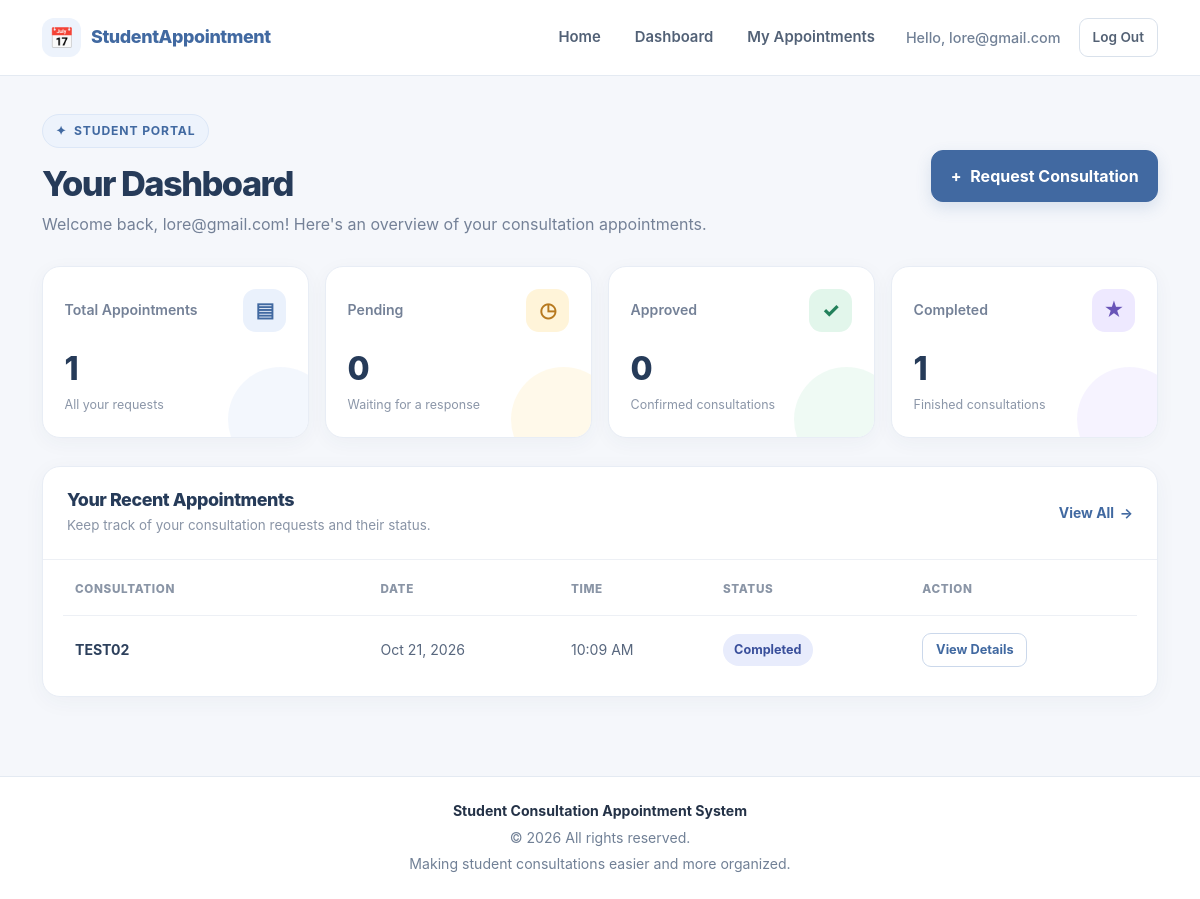
The app's page /dashboard/ (signed in) with its own data.
### Alcomendras_App/models.py (models this page shows, shortened)
class Appointment(models.Model):
    STATUS_CHOICES = [
        ('pending', 'Pending'),
        ('approved', 'Approved'),
        ('rejected', 'Rejected'),
        ('completed', 'Completed'),
        ('cancelled', 'Cancelled'),
    ]
    student = models.ForeignKey(
        User,
        on_delete=models.CASCADE,
        related_name='student_appointments'
    )
    assigned_teacher = models.ForeignKey(
    User,
    on_delete=models.SET_NULL,
    null=True,
    blank=True,
    related_name='assigned_appointments'
)
    consultation_title = models.CharField(max_length=150)
    description = models.TextField()
    consultation_date = models.DateField()
    consultation_time = models.TimeField()
    location = models.CharField(max_length=150, blank=True)
    status = models.CharField(
        max_length=20,
        choices=STATUS_CHOICES,
        default='pending'
    )
    staff_remarks = models.TextField(blank=True)
    created_at = models.DateTimeField(auto_now_add=True)
    updated_at = models.DateTimeField(auto_now=True)
    class Meta:
        ordering = ['consultation_date', 'consultation_time']

### Alcomendras_App/views.py (the view)
# urls.py: path('dashboard/', views.dashboard, name='dashboard'),
@login_required
def dashboard(request):
    if is_admin(request.user) or is_teacher(request.user):
        return get_role_redirect(request.user)
    appointments = Appointment.objects.filter(
        student=request.user
    ).order_by('-created_at')
    context = {
        'appointments': appointments[:5],
        'pending_count': appointments.filter(
            status='pending'
        ).count(),
        'approved_count': appointments.filter(
            status='approved'
        ).count(),
        'completed_count': appointments.filter(
            status='completed'
        ).count(),
    }
    return render(
        request,
        'StudentAppointment/dashboard.html',
        context,
    )

### Alcomendras_App/views.py (called while the page is built)
def is_teacher(user):
    return (
        user.is_authenticated
        and user.groups.filter(name='Teacher').exists()
    )

def is_admin(user):
    return user.is_authenticated and user.is_superuser

### Alcomendras_App/templates/StudentAppointment/dashboard.html (shortened to what this page needs)
{% extends 'StudentAppointment/base.html' %}
{% block content %}
<div class="dashboard-page">
    <div class="dashboard-heading d-flex flex-wrap justify-content-between align-items-center gap-3">
        <div>
            <span class="dashboard-eyebrow">
                <span aria-hidden="true">✦</span> Student Portal
            </span>
            <h1 class="dashboard-title">Your Dashboard</h1>
            <p class="dashboard-subtitle">
                Welcome back, {{ user.first_name|default:user.username }}!
                Here's an overview of your consultation appointments.
            </p>
        </div>
        <a href="{% url 'appointment_create' %}"
           class="btn btn-primary dashboard-primary-btn">
            <span aria-hidden="true">+</span>
            Request Consultation
        </a>
    </div>
    <div class="row g-3 dashboard-stats">
        <div class="col-6 col-lg-3">
            <div class="stat-card stat-total">
                <div class="stat-top">
                    <p class="stat-label">Total Appointments</p>
                    <div class="stat-icon" aria-hidden="true">▤</div>
                </div>
                <h2 class="stat-number">{{ appointments.count }}</h2>
                <p class="stat-caption">All your requests</p>
            </div>
        </div>
        <div class="col-6 col-lg-3">
            <div class="stat-card stat-pending">
                <div class="stat-top">
                    <p class="stat-label">Pending</p>
                    <div class="stat-icon" aria-hidden="true">◷</div>
                </div>
                <h2 class="stat-number">{{ pending_count|default:0 }}</h2>
                <p class="stat-caption">Waiting for a response</p>
            </div>
        </div>
        <div class="col-6 col-lg-3">
            <div class="stat-card stat-approved">
                <div class="stat-top">
                    <p class="stat-label">Approved</p>
                    <div class="stat-icon" aria-hidden="true">✓</div>
                </div>
                <h2 class="stat-number">{{ approved_count|default:0 }}</h2>
                <p class="stat-caption">Confirmed consultations</p>
            </div>
        </div>
        <div class="col-6 col-lg-3">
            <div class="stat-card stat-completed">
                <div class="stat-top">
                    <p class="stat-label">Completed</p>
                    <div class="stat-icon" aria-hidden="true">★</div>
                </div>
                <h2 class="stat-number">{{ completed_count|default:0 }}</h2>
                <p class="stat-caption">Finished consultations</p>
            </div>
        </div>
    </div>
    <section class="appointments-card">
        <div class="appointments-header">
            <div>
                <h2 class="appointments-title">Your Recent Appointments</h2>
                <p class="appointments-description">
                    Keep track of your consultation requests and their status.
                </p>
            </div>
            <a href="{% url 'appointment_list' %}" class="view-all-link">
                View All <span aria-hidden="true">→</span>
            </a>
        </div>
        {% if appointments %}
            <div class="table-responsive appointments-table-wrap">
                <table class="table appointments-table">
                    <thead>
                        <tr>
                            <th scope="col">Consultation</th>
                            <th scope="col">Date</th>
                            <th scope="col">Time</th>
                            <th scope="col">Status</th>
                            <th scope="col">Action</th>
                        </tr>
                    </thead>
                    <tbody>
                        {% for appointment in appointments %}
                            <tr>
                                <td>
                                    <span class="consultation-name">
                                        {{ appointment.consultation_title }}
                                    </span>
                                </td>
                                <td class="appointment-date">
                                    {{ appointment.consultation_date|date:"M d, Y" }}
                                </td>
                                <td class="appointment-time">
                                    {{ appointment.consultation_time|time:"g:i A" }}
                                </td>
                                <td>
                                    <span class="status-badge status-{{ appointment.status }}">
                                        {{ appointment.get_status_display }}
                                    </span>
                                </td>
                                <td>
                                    <a href="{% url 'appointment_detail' appointment.pk %}"
                                       class="btn btn-outline-primary appointment-view-btn">
                                        View Details
                                    </a>
                                </td>
                            </tr>
                        {% endfor %}
                    </tbody>
                </table>
            </div>
        {% endif %}
    </section>
</div>
{% endblock %}

### Alcomendras_App/templates/StudentAppointment/base.html (shortened to what this page needs)
<!DOCTYPE html>
<html lang="en">
<head>
    <link href="https://cdn.jsdelivr.net/npm/bootstrap@5.3.3/dist/css/bootstrap.min.css" rel="stylesheet">
</head>
<body>
<nav class="navbar navbar-expand-lg sticky-top">
    <div class="container">
        <a class="navbar-brand" href="{% url 'home' %}">
            <span class="brand-icon" aria-hidden="true">&#128197;</span>
            <span>StudentAppointment</span>
        </a>
        <div class="collapse navbar-collapse" id="mainNavbar">
            <ul class="navbar-nav ms-auto align-items-lg-center gap-lg-2">
                <li class="nav-item">
                    <a class="nav-link" href="{% url 'home' %}">Home</a>
                </li>
                {% if user.is_authenticated %}
                    <li class="nav-item">
                        <a class="nav-link" href="{% url 'dashboard' %}">Dashboard</a>
                    </li>
                    <li class="nav-item">
                        <a class="nav-link" href="{% url 'appointment_list' %}">My Appointments</a>
                    </li>
                    <li class="nav-item">
                        <span class="user-greeting d-block">
                            Hello, {{ user.username }}
                        </span>
                    </li>
                    <li class="nav-item">
                        <form method="post" action="{% url 'logout' %}">
                            <button type="submit" class="btn btn-outline-secondary btn-sm">
                                Log Out
                            </button>
                        </form>
                    </li>
                {% endif %}
            </ul>
        </div>
    </div>
</nav>
<main class="page-content">
    <div class="container">
        {% block content %}{% endblock %}
    </div>
</main>
<footer>
    <div class="container">
        <div class="footer-title">
            Student Consultation Appointment System
        </div>
        <div>
            &copy; {% now "Y" %} All rights reserved.
        </div>
        <div class="mt-1">
            Making student consultations easier and more organized.
        </div>
    </div>
</footer>
</body>
</html>

### Alcomendras_App/templates/StudentAppointment/base.html (style rules this page uses)
:root { --primary: #4169a1; --primary-dark: #2d4e7c; --primary-light: #edf3fc; --background: #f5f7fb; --surface: #ffffff; --text: #243247; --muted: #718096; --border: #e4eaf2; --shadow: 0 8px 28px rgba(35, 55, 80, 0.06); --radius: 16px; }
* { box-sizing: border-box; }
html { scroll-behavior: smooth; }
body { background: var(--background); color: var(--text); font-family: Inter, "Segoe UI", Arial, sans-serif; min-height: 100vh; display: flex; flex-direction: column; line-height: 1.6; }
a { text-decoration: none; }
.navbar { background: rgba(255, 255, 255, 0.96); border-bottom: 1px solid var(--border); padding: 13px 0; backdrop-filter: blur(12px); }
.navbar-brand { display: inline-flex; align-items: center; gap: 10px; color: var(--primary) !important; font-weight: 800; font-size: 1.12rem; letter-spacing: -0.4px; }
.brand-icon { display: inline-flex; align-items: center; justify-content: center; width: 39px; height: 39px; background: var(--primary-light); color: var(--primary); border-radius: 12px; font-size: 1.25rem; }
.nav-link { color: #526176; font-weight: 600; font-size: 0.93rem; padding: 9px 13px !important; border-radius: 9px; transition: color 0.2s ease, background 0.2s ease; }
.user-greeting { color: var(--muted); font-size: 0.9rem; font-weight: 500; padding: 8px 10px; }
.btn { border-radius: 10px; font-weight: 600; padding: 10px 17px; transition: transform 0.2s ease, background 0.2s ease, box-shadow 0.2s ease; }
.btn-primary { background: var(--primary); border-color: var(--primary); box-shadow: 0 4px 10px rgba(65, 105, 161, 0.13); }
.btn-outline-primary { color: var(--primary); border-color: #cbd8eb; }
.btn-outline-secondary { color: #536174; border-color: #d9e1eb; }
.btn-sm { padding: 8px 13px; border-radius: 9px; font-size: 0.85rem; }
.page-content { flex: 1; width: 100%; padding-top: 38px; padding-bottom: 55px; }
h1, h2, h3, h4, h5, h6 { color: var(--text); font-weight: 750; letter-spacing: -0.45px; }
h1 { letter-spacing: -1.1px; }
p { overflow-wrap: anywhere; }
.table-responsive { border-radius: 12px; }
.table { --bs-table-bg: transparent; color: var(--text); margin-bottom: 0; vertical-align: middle; }
.table thead th { background: #f6f8fc; color: #64748b; border-bottom: 1px solid var(--border); font-size: 0.79rem; font-weight: 750; letter-spacing: 0.45px; text-transform: uppercase; white-space: nowrap; padding: 15px 16px; }
.table tbody td { border-bottom: 1px solid #edf0f5; padding: 16px; }
.table tbody tr:last-child td { border-bottom: 0; }
.status-badge { display: inline-flex; align-items: center; gap: 6px; padding: 6px 11px; border-radius: 30px; font-size: 0.79rem; font-weight: 700; text-transform: capitalize; white-space: nowrap; }
.status-completed { background: #e8ecfc; color: #394f9b; }
footer { background: #fff; border-top: 1px solid var(--border); color: var(--muted); padding: 23px 0; text-align: center; font-size: 0.88rem; margin-top: auto; }
footer .footer-title { color: var(--text); font-weight: 700; margin-bottom: 4px; }

### records on screen
Appointment: consultation_title "TEST02", consultation_date "Oct 21, 2026", consultation_time "10:09 AM", status "Completed"

### other values on screen
{{ user.username }} "lore@gmail.com"
{{ user.first_name|default:user.username }} "lore@gmail.com"
{{ appointments.count }} "1"
{{ pending_count|default:0 }} "0"
{{ approved_count|default:0 }} "0"
{{ completed_count|default:0 }} "1"
